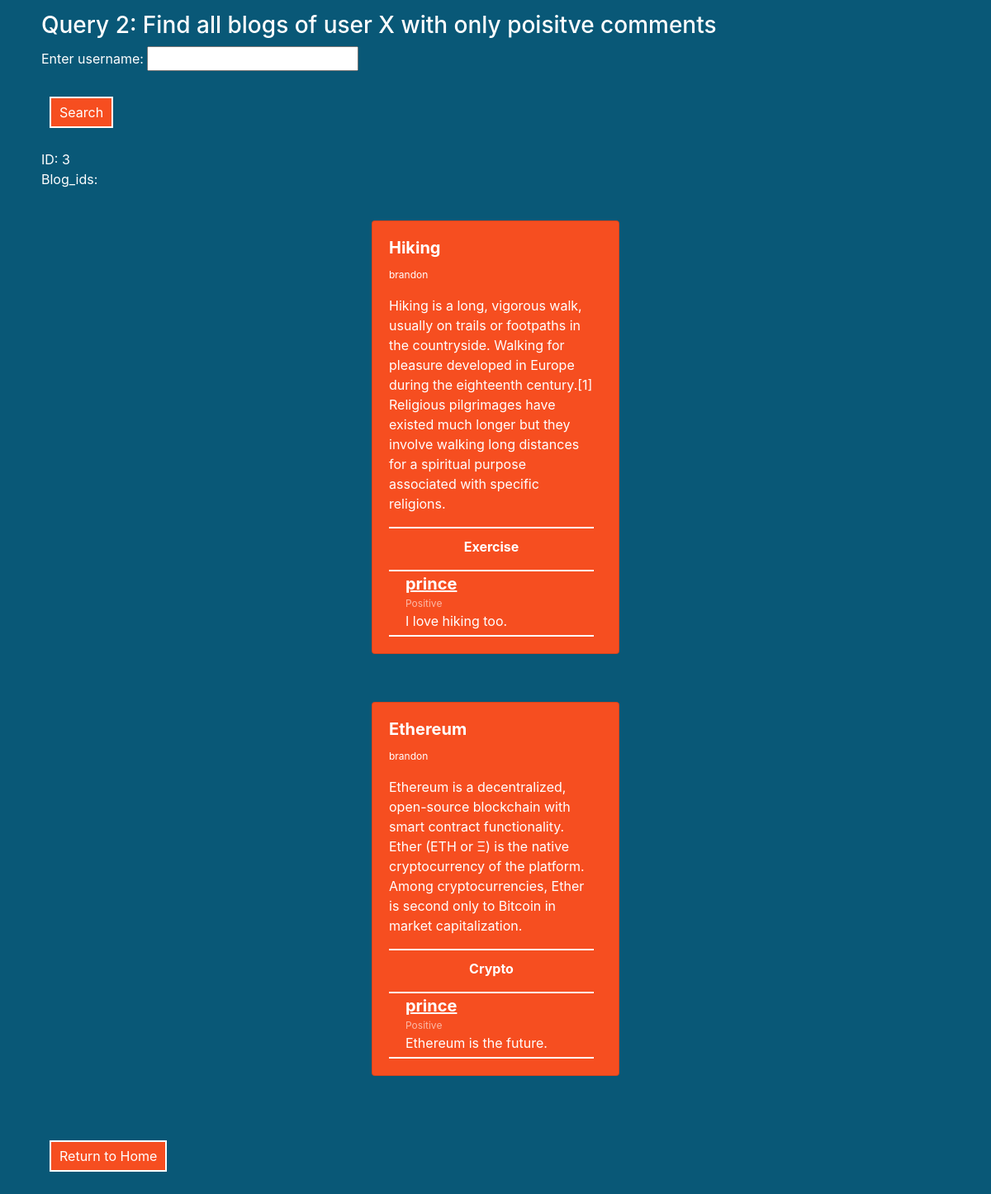
/queries/Query2.php?user00=brandon, run on the app's committed database.
### tables this page shows
CREATE TABLE users (
    `user_id` INT NOT NULL AUTO_INCREMENT PRIMARY KEY,
    `username` varchar(20) NOT NULL,
    `password` varchar(20) NOT NULL,
    `firstName` varchar(50) DEFAULT NULL,
    `lastName` varchar(50) DEFAULT NULL,
    `email` varchar(100) UNIQUE
);

CREATE TABLE blog (
    `blog_id` INT NOT NULL AUTO_INCREMENT PRIMARY KEY,
    `user_id` INT DEFAULT NULL,
    CONSTRAINT `user_id_fk_1` FOREIGN KEY (`user_id`) REFERENCES `users` (`user_id`) ON DELETE SET NULL,
    `date` varchar(20) NOT NULL,
    `subject` varchar(50) NOT NULL,
    `description` varchar(1000) NOT NULL
);

CREATE TABLE comment (
    `comment_id` INT NOT NULL AUTO_INCREMENT PRIMARY KEY,
    `blog_id` INT DEFAULT NULL,
    CONSTRAINT `blog_id_fk_2` FOREIGN KEY (`blog_id`) REFERENCES `blog` (`blog_id`) ON DELETE SET NULL,
    `user_id` INT DEFAULT NULL,
    CONSTRAINT `user_id_fk_2` FOREIGN KEY (`user_id`) REFERENCES `users` (`user_id`) ON DELETE SET NULL,
    `date` varchar(20) NOT NULL, 
    `sentiment` BIT NOT NULL,
    `description` varchar(500) NOT NULL
);

### queries/Query2.php (the view, shortened to what this page needs)
<html>
    <head>
        <link rel="stylesheet" href="https://stackpath.bootstrapcdn.com/bootstrap/4.5.2/css/bootstrap.min.css">
    </head>
    <body>
        <div class="container">
            <br>
            <h3 style="color: white;">Query 2: Find all blogs of user X with only poisitve comments</h3>
            <form method="POST">
                <p>
                    <label>Enter username: </label>
                    <input type="text" name="user00"/>
                </p>
                <p>
                    <button name="new_search">Search</button>
                </p>
            </form>
            <?php
                include('../Config.php');
                $inputName = $_REQUEST["user00"];
                $sqlStmt = "SELECT user_id FROM users WHERE username='$inputName'";
                $sqlStmtQuery = mysqli_query($db, $sqlStmt);
                $sqlStmtQueryResult = $sqlStmtQuery->fetch_array()[0] ?? '';
                $getBlog = "SELECT blog_id FROM blog WHERE user_id = $sqlStmtQueryResult";
                $getBlogQuery = mysqli_query($db, $getBlog);
                echo 'ID: ' . $sqlStmtQueryResult . '<br>';
                echo 'Blog_ids: ';
                foreach($getBlogQuery as $g){
                    $blogID = $g['blog_id'];
                    $mood = 1;
                    $senQuery = "SELECT sentiment FROM comment WHERE blog_id='$blogID'";
                    $senResult = mysqli_query($db, $senQuery);
                    foreach($senResult as $z){
                        if($z['sentiment'] == 0) {
                            $mood = 0;
                        }
                    }
                    if($mood != 0) {
                        $sqlStmt2 = "SELECT * FROM blog WHERE blog_id = '$blogID'";
                        $sqlStmtQuery2 = mysqli_query($db, $sqlStmt2);
                        foreach($sqlStmtQuery2 as $g2) {
                            echo '<div class=row>';
                            echo '<div class="col-4 d-flex justify-content-center align-items-center container">';
                            echo '<div class="card text-white mt-5">';
                            echo '<div class="card-body" style="width: 18rem;">';
                            echo '<h5 class="card-title"><strong>' . $g2['subject'] . '</strong></h5>';
                            echo '<p class="card-text" style="font-size: 12px;">' . $inputName . '</p>';
                            echo '<p class="card-text">' . $g2['description'] . '</p>';
                            $tag_identification = "SELECT tag_id FROM BlogTags WHERE blog_id=$blogID";
                            $sqlquery = mysqli_query($db, $tag_identification);
                            $tags = '';
                            foreach($sqlquery as $p) {
                                $s = $p['tag_id'];
                                $tag_query = "SELECT tag_name FROM tags WHERE tag_id=$s";
                                $result2 = mysqli_query($db, $tag_query);
                                $tag_blog_name = $result2->fetch_array()[0] ?? '';
                                $tags .= $tag_blog_name . " ";
                            }
                            echo '<div class="tags">';
                            echo '<p><strong>' . $tags . '</strong></p>';
                            echo '</div>';
                            echo '<div class="comments">';
                            $comments = "SELECT * FROM comment WHERE blog_id=$blogID";
                            $query1 = mysqli_query($db, $comments);
                            foreach($query1 as $q1) {
                            $sentiment = ($q1['sentiment'] == 0 ? 'Negative' : 'Positive');
                            $description = $q1['description'];
                            $userId = $q1['user_id'];
                            $usernameQuery = "SELECT username FROM users WHERE user_id=$userId";
                            $result = mysqli_query($db, $usernameQuery);
                            $username = $result->fetch_array()[0] ?? '';
                            echo '<div class="comments-container">';
                            echo '<p class="username"><strong>' . $username . '</strong></p>';
                            echo '<p class="sentiment">' . $sentiment . '</p>';
                            echo '<p class="desc">' . $description . '</p>';
                            echo '</div>';
                            }
                            echo '</div>';
                            echo '</div>';
                            echo '</div>';
                            echo '</div>';
                            echo '</div>';
                        }
                    }
                }
            ?>
            <br>
            <br>
            <a href="../welcome.php">
                <button>Return to Home</button>
            </a>
        </div>
    </body>
</html>

### queries/Query2.php (style rules this page uses)
:root { --blue: #095877; --orange: #f64e20; }
body { margin: 0; background-color: var(--blue); color: white; text-align: left; }
.container { min-width: fit-content; padding: 20px; margin-top: -30px; }
.card { min-width: 300px; background-color: var(--orange); }
.comments { border-top: 2px solid white; }
.comments-container { border-bottom: 2px solid white; padding: 0px 20px; padding-bottom: 5px; }
.comments-container p { padding: 0; margin: 0; }
.comments-container .username { font-size: 20px; text-decoration: underline; }
.comments-container .sentiment { font-size: 12px; color: white; opacity: 0.6; }
.tags { border-top: 2px solid white; text-align: center; padding-top: 10px; }
button { background-color: var(--orange); margin: 10px; padding: 5px 10px; border: 2px solid white; color: white; }

### data on the page
users: user_id "3"
blog: subject "Hiking", description "Hiking is a long, vigorous walk, usually on trails or footpaths in the countryside. Walking for pleasure developed in Europe during the eighteenth century.[1] Religious pilgrimages have existed much longer but they involve walking long distances for a spiritual purpose associated with specific religions.", tags "Exercise"
comment: user.username "prince", sentiment "Positive", description "I love hiking too."
blog: subject "Ethereum", description "Ethereum is a decentralized, open-source blockchain with smart contract functionality. Ether (ETH or Ξ) is the native cryptocurrency of the platform. Among cryptocurrencies, Ether is second only to Bitcoin in market capitalization.", tags "Crypto"
comment: user.username "prince", sentiment "Positive", description "Ethereum is the future."
